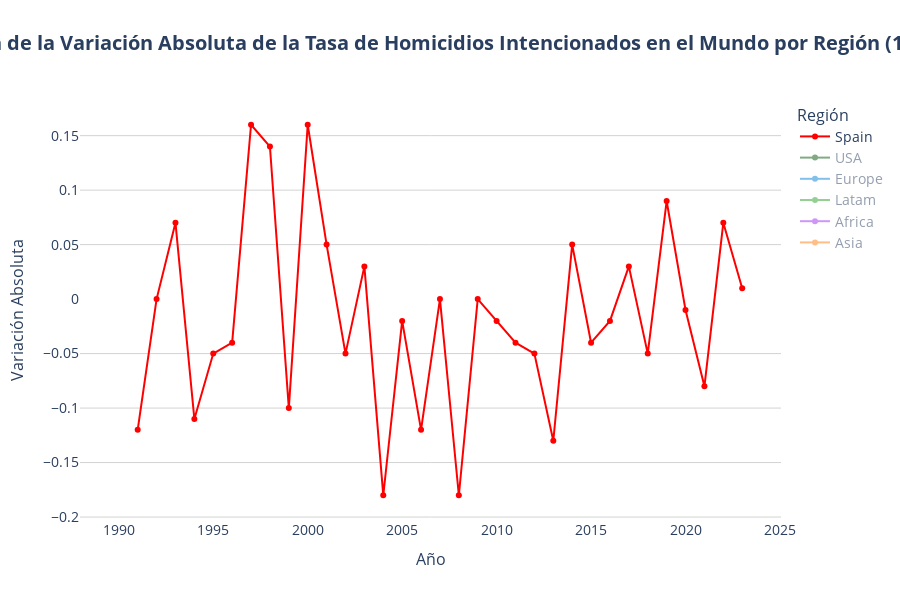

Here is the notebook cell this chart was saved with:
### Code cell
time_series_plot(
    df = df_time_series['country'],
    x='Year',
    y='homicides_rate_abs_change',
    line_group='Country',
    color='Region_2',
    default_visible_name='Spain',
    title='Evolución de la Variación Absoluta de la Tasa de Homicidios Intencionados en el Mundo por Región (1990-2023)',
    hover_data=HOVER_DATA['time_series_country'],
    labels=LABELS['time_series'],
    hovertemplate=HOVER_TEMPLATES['time_series_country'],
    color_discrete_map=COLOR_MAP['Region_2'],
    category_orders=CATEGORY_ORDERS,
    plot_save_path=os.path.join(PROJECT_PATH, 'plots', PLOT_FILENAME['time_series']),
    show=True
)
